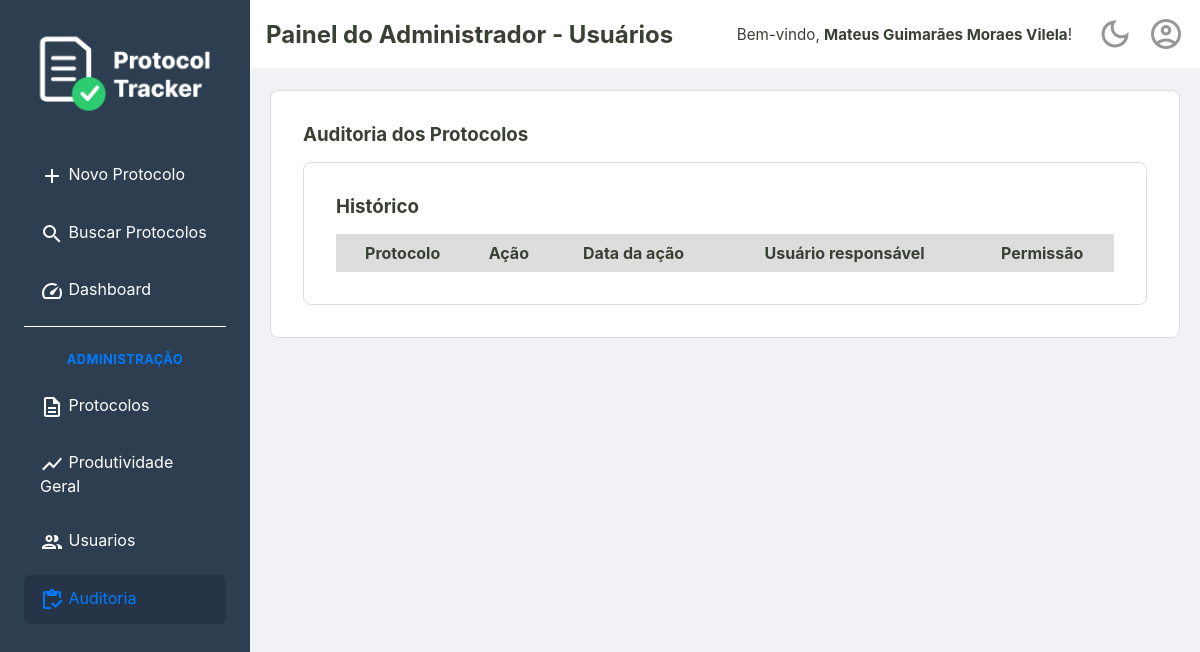
/admin/auditoria (signed in), run on an earlier commit of the app's database.
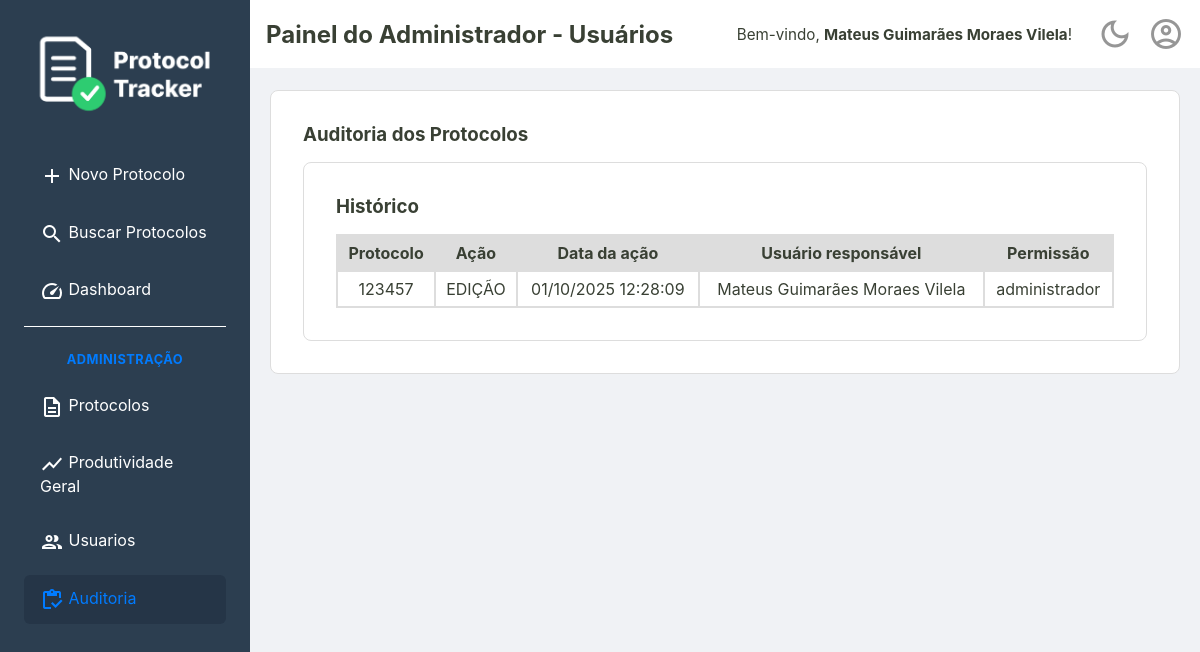
And on a later commit of the database.
### tables this page shows
CREATE TABLE usuarios (
    id INTEGER PRIMARY KEY,
    nome TEXT NOT NULL,
    email TEXT NOT NULL UNIQUE,
    cpf TEXT NOT NULL UNIQUE,
    senha TEXT NOT NULL,
    permissao TEXT NOT NULL DEFAULT 'operador',
    criado_em TEXT NOT NULL,
    ativo INTEGER NOT NULL DEFAULT 1
  );

CREATE TABLE protocolos_auditoria (
    id INTEGER PRIMARY KEY,
    protocolo_id TEXT NOT NULL,
    usuario_id INTEGER NOT NULL,
    numero_protocolo TEXT NOT NULL,
    acao TEXT NOT NULL,
    data_acao TEXT NOT NULL,
    FOREIGN KEY (protocolo_id) REFERENCES protocolos (id),
    FOREIGN KEY (usuario_id) REFERENCES usuarios (id)
  );

### src/Controller/AdminController.php (called while the page is built, shortened)
<?php
class AdminController {
    private ?Usuario $usuarioLogado = null;
    private bool $isAdmin = false;
    public function __construct(
        private UsuarioRepositoryInterface $usuarioRepositorio,
        private UsuarioService $usuarioService,
        private ProtocoloRepositorySqlInterface $protocoloRepositorio,
        private DashboardService $dashboardService,
        private AuditService $auditService
    ) {
        $idUsuario = $_SESSION['usuario_logado_id'] ?? null;
        if ($idUsuario) {
            $this->usuarioLogado = $this->usuarioRepositorio->buscaPorId($idUsuario);
        }
        if ($this->usuarioLogado && $this->usuarioLogado->permissao() === 'administrador') {
            $this->isAdmin = true;
        }
    }
    public function listaAuditoria()
    {
        try {
            $tituloDaPagina = "Painel do Administrador - Usuários";
            $usuarioLogado = $this->usuarioLogado;
            $isAdmin = $this->isAdmin;
            $listaAuditoria = $this->auditService->listaAuditoria();
            require __DIR__ . '/../../templates/admin/auditoria.php';
        } catch (Exception $e) {
            $erro = $e->getMessage();
            $usuarioLogado = $this->usuarioLogado;
            $isAdmin = $this->isAdmin;
            require __DIR__ . '/../../templates/home.php';
        }
    }
}

### src/Repository/UsuarioRepository.php (called while the page is built, shortened)
<?php
final class UsuarioRepository implements UsuarioRepositoryInterface
{
    private PDO $connection;
    public function __construct(PDO $connection)
    {
        $this->connection = $connection;
    }
    public function buscaPorId(int $id): ?Usuario
    {
        $sqlQuery = "SELECT * FROM usuarios WHERE id = :id;";
        $stmt = $this->connection->prepare($sqlQuery);
        $stmt->bindValue(':id', $id);
        $stmt->execute();
        $dadosUsuario = $stmt->fetch();
        return Usuario::fromArray($dadosUsuario);
    }
}

### src/Model/Usuario.php (called while the page is built, shortened)
<?php
class Usuario {
    public function nome(): string
    {
        return $this->nome;
    }
    public static function fromArray(array $dados): self
    {
        try {
            $data = new DateTimeImmutable($dados['criado_em']);
        } catch (Exception $e) {
            throw new Exception("Falha ao criar data a partir do valor: " . ($dados['criado_em'] ?? 'N/A'));
        }
        return new self(
            $dados['id'],
            $dados['nome'],
            $dados['email'],
            $dados['cpf'],
            $dados['senha'],
            $dados['permissao'],
            $data,
            (bool) $dados['ativo']
        );
    }
}

### src/Controller/UsuarioController.php (called while the page is built, shortened)
<?php
class UsuarioController
{
    public function __construct(
        private UsuarioRepositoryInterface $repositorio,
        private UsuarioService $usuarioService,
        private LoginService $loginService,
    ) {
        $id_usuario = $_SESSION['usuario_logado_id'] ?? null;
        if ($id_usuario) {
            $this->usuarioLogado = $this->repositorio->buscaPorId($id_usuario);
        }
    }
}

### src/Repository/AuditRepository.php (called while the page is built, shortened)
<?php
final class AuditRepository implements AuditRepositoryInterface
{
    private PDO $connection;
    public function __construct(PDO $connection)
    {
        $this->connection = $connection;
    }
    public function listaAuditoria(): array
    {
        $sqlQuery = "SELECT audit.numero_protocolo, audit.acao, audit.data_acao, user.nome, user.permissao
        FROM protocolos_auditoria AS audit
        JOIN usuarios AS user
        ON audit.usuario_id = user.id
        ORDER BY numero_protocolo, data_acao;";
        $stmt = $this->connection->query($sqlQuery);
        return $stmt->fetchAll();
    }
}

### src/Service/AuditService.php (called while the page is built, shortened)
<?php
final class AuditService
{
    public function listaAuditoria(): array
    {
        return $this->repositorio->listaAuditoria();
    }
}

### templates/admin/auditoria.php (the view, shortened to what this page needs)
<?php require __DIR__ . '/../_partials/_header.php'; ?>
<div class="container-principal-busca">
    <div class="listagem-container">
        <h3>Auditoria dos Protocolos</h3>
        <section class="listagem-container">
            <h3>Histórico</h3>
            <table id="tabela-protocolos" class="protocolos-table">
                <thead>
                    <tr>
                        <th>Protocolo</th>
                        <th>Ação</th>
                        <th>Data da ação</th>
                        <th>Usuário responsável</th>
                        <th>Permissão</th>
                    </tr>
                </thead>
                <tbody>
                    <?php foreach ($listaAuditoria as $registro): ?>
                        <tr>
                            <td> <?= htmlspecialchars($registro['numero_protocolo']) ?> </td>
                            <td> <?= htmlspecialchars($registro['acao']) ?> </td>
                            <td> <?= (new DateTimeImmutable($registro['data_acao']))->format('d/m/Y H:i:s') ?> </td>
                            <td> <?= htmlspecialchars($registro['nome']) ?> </td>
                            <td> <?= htmlspecialchars($registro['permissao']) ?> </td>
                        </tr>
                    <?php endforeach; ?>
                </tbody>
            </table>
        </section>
    </div>
</div>
<?php require __DIR__ . '/../_partials/_footer.php'; ?>

### public/index.php (shortened to what this page needs)
<?php
try {
    $connection = ConnectionCreator::createConnection();
    $auditRepository = new AuditRepository($connection);
    $usuarioRepositorio = new UsuarioRepository($connection);
    $repositorio = new ProtocoloRepositorySql($connection);
    $auditService = new AuditService($auditRepository);
    $dashboardService = new DashboardService($repositorio);
    $usuarioService = new UsuarioService($usuarioRepositorio);
    $loginService = new LoginService($usuarioRepositorio);
    $usuarioController = new UsuarioController($usuarioRepositorio, $usuarioService, $loginService);
    $adminController = new AdminController($usuarioRepositorio, $usuarioService, $repositorio, $dashboardService, $auditService);
    $uri = $_SERVER['REQUEST_URI'];
    $uri = parse_url($uri, PHP_URL_PATH);
    switch ($uri) {
        case '/admin/auditoria':
            $adminController->listaAuditoria();
            break;
    }
} catch (Exception $e) {
    http_response_code(500);
    echo "<p>Mensagem do Erro: " . $e->getMessage() . "</p>";
    echo "<p>Por favor, tente novamente mais tarde.</p>";
}

### templates/_partials/_header.php (shortened to what this page needs)
<!DOCTYPE html>
<html lang="pt-br">
<head>
    <link rel="stylesheet" href="/assets/css/style.css">
    <link rel="stylesheet" href="https://cdn.datatables.net/2.0.8/css/dataTables.dataTables.css">
</head>
<body>
    <div class="container-principal">
        <aside class="sidebar">
            <div class="sidebar-logo">
                <img src="/assets/imgs/ProtocolTrackerLogo.png" alt="Logo Protocol Tracker">
            </div>
            <nav>
                <ul>
                    <?php $uri = parse_url($_SERVER['REQUEST_URI'], PHP_URL_PATH); ?>
                    <li><a href="/home" class="<?= ($uri === '/home') ? 'active' : '' ?>"><span class="material-icons-outlined">add</span> Novo Protocolo</a></li>
                    <li><a href="/busca" class="<?= ($uri === '/busca') ? 'active' : '' ?>"><span class="material-icons-outlined">search</span> Buscar Protocolos</a></li>
                    <li><a href="/dashboard" class="<?= ($uri === '/dashboard') ? 'active' : '' ?>"><span class="material-icons-outlined">speed</span> Dashboard</a></li>
                    <?php if (isset($isAdmin) && $isAdmin === true): ?>
                        <li class="menu-admin-separator"><hr></li>
                        <li class="menu-admin-title">
                            <span>ADMINISTRAÇÃO</span>
                        </li>
                        <li>
                            <a href="/admin/protocolos" class="<?= (str_starts_with($uri, '/admin/protocolos')) ? 'active' : '' ?>">
                                <span class="material-icons-outlined">description</span> Protocolos
                            </a>
                        </li>
                        <li>
                            <a href="/admin/dashboard" class="<?= (str_starts_with($uri, '/admin/dashboard')) ? 'active' : '' ?>">
                                <span class="material-icons-outlined">show_chart</span> Produtividade Geral
                            </a>
                        </li>
                        <li>
                            <a href="/admin/usuarios" class="<?= (str_starts_with($uri, '/admin/usuarios')) ? 'active' : '' ?>">
                                <span class="material-icons-outlined">group</span> Usuarios
                            </a>
                        </li>
                        <li>
                            <a href="/admin/auditoria" class="<?= (str_starts_with($uri, '/admin/auditoria')) ? 'active' : '' ?>">
                                <span class="material-icons-outlined">inventory</span> Auditoria
                            </a>
                        </li>
                    <?php endif; ?>
                </ul>
            </nav>
        </aside>
        <div class="div-conteudo-principal">
            <?php require __DIR__ . '/_content-header.php'; ?>
            <main class="conteudo-principal">

### templates/_partials/_content-header.php (shortened to what this page needs)
<div class="content-header">
    <div class="header-title">
        <h2><?= isset($tituloDaPagina) ? htmlspecialchars($tituloDaPagina) : 'Página sem Título' ?></h2>
    </div>
    <div class="header-actions">
        <?php if (isset($usuarioLogado) && $usuarioLogado): ?>
            <div class="welcome-message">
                <span>Bem-vindo, <strong><?= htmlspecialchars($usuarioLogado->nome()) ?></strong>!</span>
            </div>
        <?php endif; ?>
        <a href="#" id="theme-toggle" class="action-icon" title="Mudar Tema">
            <span class="material-icons-outlined">dark_mode</span>
        </a>
        <div class="dropdown">
            <a href="#" id="user-menu-toggle" class="action-icon" title="Perfil do Usuário">
                <span class="material-icons-outlined">account_circle</span>
            </a>
        </div>
    </div>
</div>

### templates/_partials/_footer.php (shortened to what this page needs)
            </main>
        </div>
    </div>
</body>
</html>

### public/assets/css/style.css (style rules this page uses)
:root { --cor-fundo-sidebar: #2c3e50; --cor-fundo-sidebar-hover: #33465c; --cor-fontes-sidebar: #ffffff; --cor-fundo-header: #ffffff; --cor-bordas: #ddd; --cor-fundo-body: #f0f2f5; --cor-fontes-body: #394034; --cor-fundo-sidebar-active: #253547; --cor-fontes-sidebar-active: #007bff; --cor-bordas-focus: #80bdff; --cor-fontes-main-button: #ffffff; --cor-main-button: #28a745; --cor-fontes-cards: #696969; --cor-icones-header: #969696; --cor-icones-header-hover: #007bff; --cor-primaria-erro: #ff2c2c; }
* { margin: 0; padding: 0; box-sizing: border-box; }
body { font-family: -apple-system, BlinkMacSystemFont, 'Segoe UI', Roboto, 'Helvetica Neue', Arial, sans-serif; background-color: var(--cor-fundo-body); color: var(--cor-fontes-body); display: flex; flex-direction: column; min-height: 100vh; }
a { text-decoration: none; }
.sidebar { width: 250px; background-color: var(--cor-fundo-sidebar); padding: 1.5rem; flex-shrink: 0; }
.sidebar nav ul { list-style: none; }
.sidebar nav ul li a { display: block; color: var(--cor-fontes-sidebar); padding: 0.8rem 1rem; border-radius: 6px; margin-bottom: 0.5rem; transition: background-color 0.2s ease-in-out; }
.sidebar nav ul li a.active { background-color: var(--cor-fundo-sidebar-active); color: var(--cor-fontes-sidebar-active); }
.sidebar-logo { text-align: center; margin-bottom: 1.5rem; }
.sidebar-logo img { max-width: 100%; height: auto; }
.content-header { width: 100%; margin: 0 auto 1.4rem auto; display: flex; justify-content: space-between; align-items: center; background-color: var(--cor-fundo-header); padding: 1rem; }
.header-actions { display: flex; align-items: center; gap: 15px; }
.action-icon { color: var(--cor-icones-header); transition: color 0.2s; display: flex; align-items: center; }
.action-icon .material-icons-outlined { font-size: 36px; }
.div-conteudo-principal { width: 100%; }
.container-principal { display: flex; flex-grow: 1; }
.conteudo-principal { flex-grow: 1; overflow-y: auto; display: flex; flex-direction: column; align-items: center; padding: 0 20px; }
.container-principal-busca { width: 100%; display: flex; flex-direction: column; gap: 20px; }
.busca-form-container, .listagem-container { width: 100%; max-width: 1400px; border: 1px solid var(--cor-bordas); margin: 0 auto; background-color: var(--cor-fundo-header); padding: 2rem; border-radius: 8px; }
.listagem-container h3 { margin-bottom: 1rem; }
.protocolos-table { width: 100%; border-collapse: collapse; border-spacing: 0; }
.protocolos-table th, .protocolos-table td { padding: 7px; border: 2px solid var(--cor-bordas); text-align: center; vertical-align: middle; }
.protocolos-table thead { background-color: var(--cor-bordas); }
.material-icons-outlined { vertical-align: middle; }
.dropdown { position: relative; display: inline-block; }
.header-actions .welcome-message { color: var(--cor-fontes-body); font-size: 0.95rem; margin-right: 10px; white-space: nowrap; }
.menu-admin-separator hr { border: none; border-top: 1px solid var(--cor-fontes-sidebar); margin: 10px 0; }
.menu-admin-title span { display: block; padding: 15px 15px 15px 15px; font-size: 0.8em; font-weight: bold; text-align: center; color: var(--cor-fontes-sidebar-active); text-transform: uppercase; letter-spacing: 0.5px; }

What changed in the data, as far as the page shows it:
added protocolos_auditoria: numero_protocolo "123457", acao "EDIÇÃO", data_acao "01/10/2025 12:28:09", usuario.nome "Mateus Guimarães Moraes Vilela", usuario.permissao "administrador"
